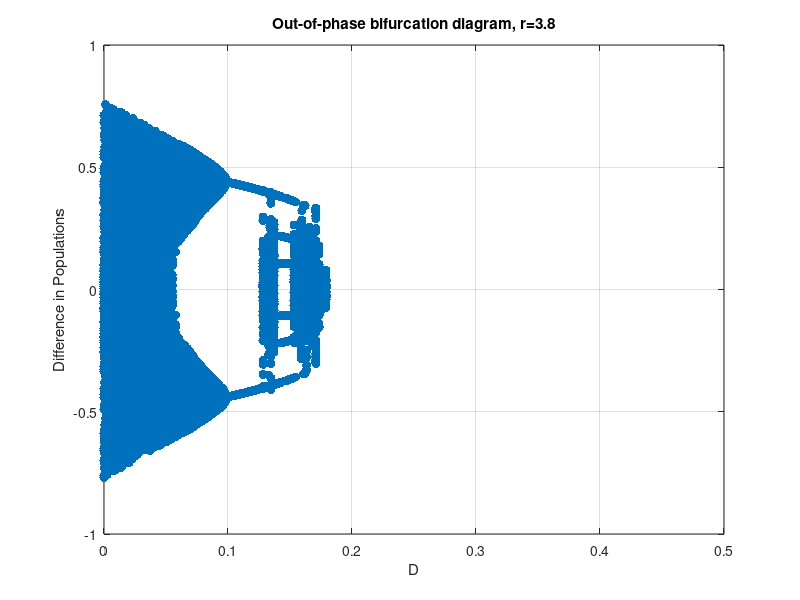

This figure's MATLAB source:
%% Bifurcation diagram for OUT-OF-PHASE solutions (signed difference) FOR D
clear; clc;

r = 3.8;                % diffusion parameter
d_min = 0;
d_max = 0.5;
n_d   = 800;            % number of r values

n_transient = 500;      % steps to discard (transient)
n_keep      = 100;      % steps to sample after transient
eps_diff    = 1e-3;     % threshold to define out-of-phase behavior

d_values = linspace(d_min, d_max, n_d);

% Preallocate (upper bound)
D_plot     = zeros(1, n_d * n_keep);
XDIFF_plot = zeros(1, n_d * n_keep);
idx = 1;

for id = 1:n_d
    d = d_values(id);

    % random initial conditions
    x1 = rand;
    x2 = rand;

    % transient
    for k = 1:n_transient
        x1_tilde = r * x1 * (1 - x1);
        x2_tilde = r * x2 * (1 - x2);

        x1 = x1_tilde + d * (x2_tilde - x1_tilde);
        x2 = x2_tilde + d * (x1_tilde - x2_tilde);
    end

    % after transient, record
    for k = 1:n_keep
        x1_tilde = r * x1 * (1 - x1);
        x2_tilde = r * x2 * (1 - x2);

        x1 = x1_tilde + d * (x2_tilde - x1_tilde);
        x2 = x2_tilde + d * (x1_tilde - x2_tilde);

        xdiff = x1 - x2;   % signed difference

        % keep only out-of-phase states
        if abs(xdiff) > eps_diff
            D_plot(idx)     = d;
            XDIFF_plot(idx) = xdiff;
            idx = idx + 1;
        end
    end
end

% trim
D_plot     = D_plot(1:idx-1);
XDIFF_plot = XDIFF_plot(1:idx-1);

% Plot bifurcation diagram
figure;
plot(D_plot, XDIFF_plot, '.', 'MarkerSize', 20);
xlabel('D');
ylabel('Difference in Populations');
title('Out-of-phase bifurcation diagram, r=3.8');

ylim([-1, 1]);      % <-- requested y-limits
xlim([d_min d_max]);
grid on;
